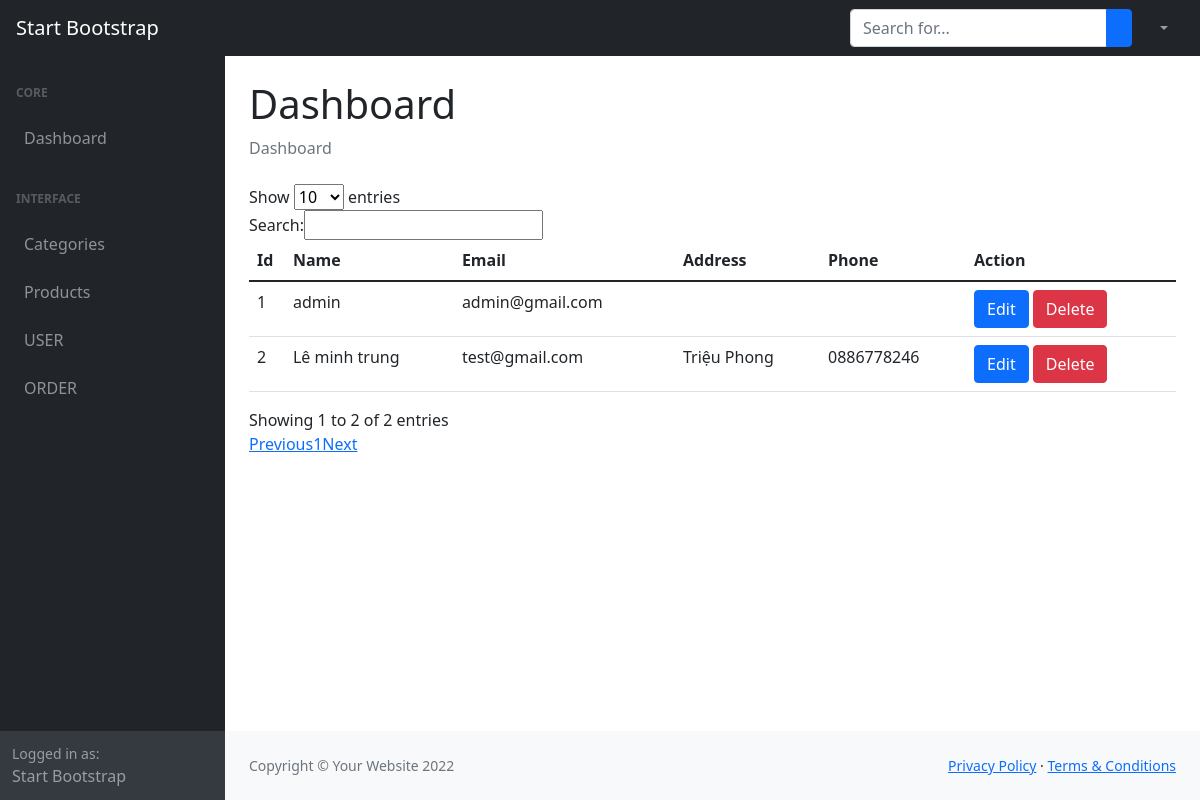
Page /admin/user/index.php on the committed database.
### tables this page shows
CREATE TABLE `users` (
  `id` int(11) NOT NULL,
  `email` varchar(100) NOT NULL,
  `name` varchar(100) NOT NULL,
  `role` varchar(10) NOT NULL DEFAULT '''user''',
  `password` varchar(50) NOT NULL,
  `phone` varchar(12) NOT NULL,
  `address` varchar(191) NOT NULL
);

### core/auth.php (called while the page is built, shortened)
<?php
$pdo = get_pdo();
function get_all_user()
{
    global $pdo;
    $sql = "SELECT * FROM USERS";
    $stmt = $pdo->prepare($sql);
    $stmt->execute();
    $stmt->setFetchMode(PDO::FETCH_ASSOC);
    $result = $stmt->fetchAll();
    $user_list = array();
    foreach ($result as $row) {
        $user_list[] = array(
            'id' => $row['id'],
            'email' => $row['email'],
            'password' => $row['password'],
            'name' => $row['name'],
            'phone' => $row['phone'],
            'address' => $row['address'],
        );
    }
    return $user_list;
}
?>

### admin/view/user/_index.php (the view, shortened to what this page needs)
<!DOCTYPE html>
<html lang="en">
<head>
    <link rel="stylesheet" href="../../view/public/admin/css/style.css">
    <link rel="stylesheet" href="../../view/public/admin/css/styles.css">
    <link href="https://cdn.datatables.net/v/dt/dt-1.13.7/datatables.min.css" rel="stylesheet">
</head>
<body class="sb-nav-fixed">
    <?php include_once '../view/inc/_navbar.php' ?>
    <div id="layoutSidenav">
        <?php include_once '../view/inc/_sideleft.php' ?>
        <div id="layoutSidenav_content">
            <main>
                <div class="container-fluid px-4">
                    <h1 class="mt-4">Dashboard</h1>
                    <ol class="breadcrumb mb-4">
                        <li class="breadcrumb-item active">Dashboard</li>
                    </ol>
                    <table class="table" id="table_user">
                        <thead>
                            <tr>
                                <th scope="col">Id</th>
                                <th scope="col">Name</th>
                                <th scope="col">Email</th>
                                <th scope="col">Address</th>
                                <th scope="col">Phone</th>
                                <th scope="col">Action</th>
                            </tr>
                        </thead>
                        <tbody>
                            <?php $index = 0; ?>
                            <?php foreach ($user_list as $user) { ?>
                                <tr>
                                    <td>
                                        <?php echo ++$index; ?>
                                    </td>
                                    <td>
                                        <?php echo $user['name']; ?>
                                    </td>
                                    <td>
                                        <?php echo $user['email']; ?>
                                    </td>
                                    <td>
                                        <?php echo $user['address']; ?>
                                    </td>
                                    <td>
                                        <?php echo $user['phone']; ?>
                                    </td>
                                    <td>
                                        <a class="btn btn-primary" href="edit.php?user_id=<?php echo
                                            $user['id']; ?>">Edit</a>
                                        <a class="btn btn-danger" href="delete.php?user_id=<?php echo
                                            $user['id']; ?> ">Delete</a>
                                    </td>
                                </tr>
                            <?php } ?>
                        </tbody>
                    </table>
                </div>
            </main>
            <footer class="py-4 bg-light mt-auto">
                <div class="container-fluid px-4">
                    <div class="d-flex align-items-center justify-content-between small">
                        <div class="text-muted">Copyright &copy; Your Website 2022</div>
                        <div>
                            <a href="#">Privacy Policy</a>
                            &middot;
                            <a href="#">Terms &amp; Conditions</a>
                        </div>
                    </div>
                </div>
            </footer>
        </div>
    </div>
</body>
</html>

### rows in the picture
users: name "admin", email "admin@gmail.com"
users: name "Lê minh trung", email "test@gmail.com", address "Triệu Phong", phone "0886778246"
